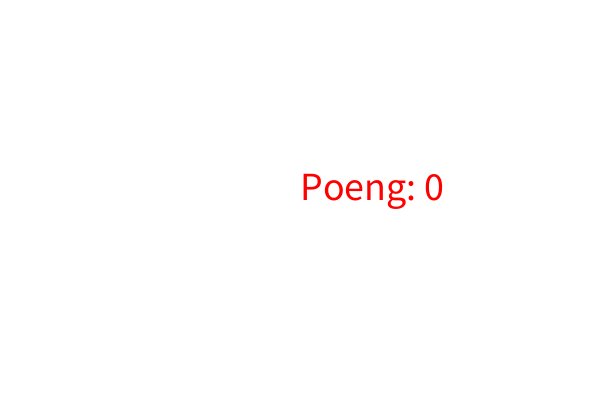
Frame 1 (no input)
Frame 60 (the mouse pressed at the canvas centre just before this capture): identical to frame 1, image omitted
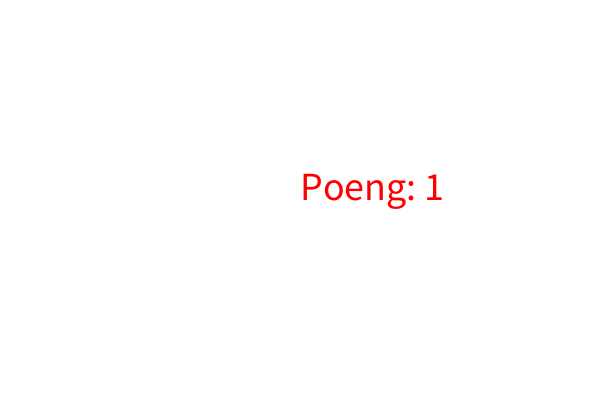
Frame 120 (the mouse held since frame 60 and released just before this capture)

The Processing sketch that drew these frames (run headless with seeded random() and noise(); from frame 60 on, the mouse is pressed at the canvas centre):

// Processing sketch: Oppgave2
// ── Oppgave2.pde
int points = 0;
boolean isGameEnd = false;
void setup(){
    size(600, 400);
}
void mousePressed(){
    points++;
}
void draw(){
    background(255);
    if(points >= 10){
        isGameEnd = true;
    }
    if(isGameEnd){
        fill(0, 0, 255);
        textSize(40);
        text("Spillet er ferdig!", width/2, height/2);
    }else{
        fill(255, 0, 0);
        textSize(40);
        text("Poeng: " + points, width/2, height/2);
    }
}
